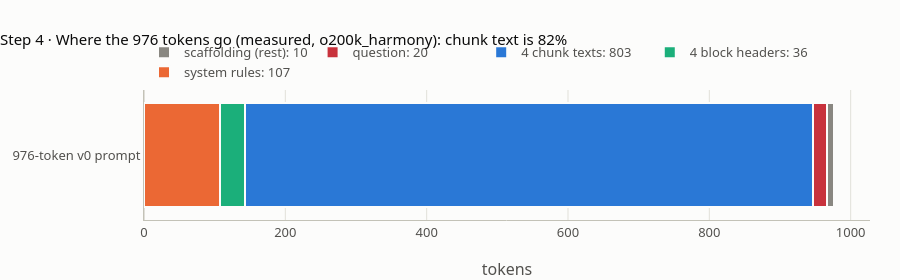
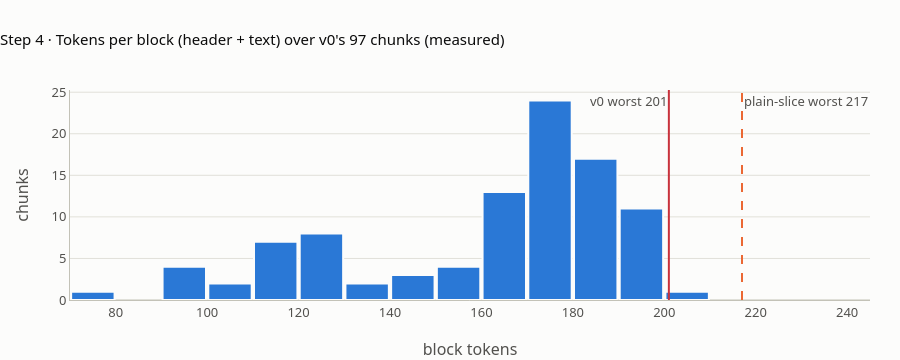

Write notebook code for charts like these, in order.
### Markdown cell above
## Step 4 · Where the tokens go

**What this rebuilds** (S2, S3, S4, S5, K2). P1's 976-token prompt (the first four 1,000/200 windows of the whole document) split into its parts, all *measured*. Then how the total grows: k = 8 instead of 4, and 2,000-character chunks instead of 1,000. Last, the block sizes over all chunks: S5's plain per-page slices and v0's 97 recursive chunks (K2). Notice: chunk text is about 82% of the prompt; the rules are 11%.

### Code cell
S, O = 1000, 200
win = [(a, min(a + S, len(full))) for a in range(0, len(full), S - O)]
starts = [sum(len(x) + 1 for x in pages[:i]) for i in range(len(pages))]
page_of = lambda off: max(i + 1 for i, s0 in enumerate(starts) if s0 <= off)
p1_chunks = [{"doc_id": "climate", "page": page_of(a), "text": full[a:b]} for a, b in win[:4]]
sysm, user = build_prompt(Q1, p1_chunks)
ctx = user[len("Sources:\n"):user.index("\n\nQuestion: ")]
TOTAL = n_tok(sysm) + n_tok(user)
check("Step 4: P1 S9 reproduced: system / question / sources / user / total (S2)",
      [n_tok(sysm), n_tok(Q1), n_tok(ctx), n_tok(user), TOTAL], [107, 20, 842, 869, 976])
hdrs = [f"[{i}] ({c['doc_id']}:{c['page']})" for i, c in enumerate(p1_chunks, 1)]
PARTS = {"system rules": n_tok(sysm), "4 block headers": sum(n_tok(h) for h in hdrs),
         "4 chunk texts": sum(n_tok(c["text"]) for c in p1_chunks), "question": n_tok(Q1)}
PARTS["scaffolding (rest)"] = TOTAL - sum(PARTS.values())
check("Step 4: anatomy 107 / 36 / 803 / 20 / 10 (S3)", list(PARTS.values()), [107, 36, 803, 20, 10])
check("Step 4: header tokens each (S3)", [n_tok(h) for h in hdrs], [9, 9, 9, 9])
check("Step 4: shares rules, chunk texts (%, S3)", [round(100 * PARTS["system rules"] / TOTAL, 1),
      round(100 * PARTS["4 chunk texts"] / TOTAL, 1)], [11.0, 82.3])
s8w, u8w = build_prompt(Q1, [{"doc_id": "climate", "page": page_of(a), "text": full[a:b]} for a, b in win[:8]])
check("Step 4: P1's prompt with the first eight windows (S2)", n_tok(s8w) + n_tok(u8w), 1799)

fig = go.Figure()
for (name, v), colour in zip(PARTS.items(), [ORANGE, AQUA, BLUE, RED, MUTED]):
    fig.add_bar(y=["976-token v0 prompt"], x=[v], name=f"{name}: {v}", orientation="h",
                marker=dict(color=colour, line=dict(width=2, color=SURFACE)), hovertemplate=f"{name}: %{{x}} tokens<extra></extra>")
fig.update_layout(title="Step 4 · Where the 976 tokens go (measured, o200k_harmony): chunk text is 82%", barmode="stack",
                  height=280, xaxis_title="tokens")
fig.show()

# CHUNKS4 grown: k = 8, then 2,000-character slices
SPEC_EXTRA = [(6, 1389, 2389), (24, 0, 1000), (2, 0, 1000), (8, 0, 1000)]
mk = lambda spec: [{"doc_id": "climate", "page": p, "text": pages[p - 1][a:b]} for p, a, b in spec]
s8, u8 = build_prompt(Q1, mk(SPEC4 + SPEC_EXTRA))
T8 = n_tok(s8) + n_tok(u8)
spec2k = []
for p, a, b in SPEC4:
    L = len(pages[p - 1]); a2 = max(0, min(a - 500, L - 2000)); spec2k.append((p, a2, a2 + 2000))
s2k, u2k = build_prompt(Q1, mk(spec2k))
T2K = n_tok(s2k) + n_tok(u2k)
check("Step 4: CHUNKS4 block tokens incl. header (S4)",
      [n_tok(f"[{i}] (climate:{c['page']})\n{c['text']}") for i, c in enumerate(CHUNKS4, 1)], [210, 204, 194, 214])
check("Step 4: k = 8 prompt tokens and ratio to 958 (S4)", [T8, round(T8 / T4, 2)], [1744, 1.82])
check("Step 4: 2,000-character slices: spans, tokens, ratio (S4)", [spec2k, T2K, round(T2K / T4, 2)],
      [[(3, 183, 2183), (10, 0, 2000), (23, 204, 2204), (1, 424, 2424)], 1695, 1.77])
check("Step 4: gold still inside the 2,000-character p.3 slice (S4)", gold in mk(spec2k)[0]["text"], True)
check("Step 4: lab Task 3 fingerprints k=8, 2000-char (S10)", [_fp(T8), _fp(T2K)], ["0c75ccaac2812081", "35ea9e03d5f2f465"])

# S5: block tokens over plain per-page windows
DIST = {}
for S_, O_ in ((1000, 200), (2000, 400)):
    toks = []
    for pno, t in enumerate(pages, 1):
        for a in range(0, len(t), S_ - O_):
            toks.append(n_tok(f"[1] (climate:{pno})\n{t[a:a + S_]}"))
            if a + S_ >= len(t):
                break
    DIST[S_] = toks
    print(f"plain slices {S_}/{O_}: {len(toks)} blocks, tokens min {min(toks)} median {st.median(toks)} "
          f"mean {st.mean(toks):.1f} max {max(toks)}")
d1, d2 = DIST[1000], DIST[2000]
check("Step 4: S5 1000/200 blocks: count, min, median, mean, max",
      [len(d1), min(d1), st.median(d1), round(st.mean(d1), 1), max(d1)], [97, 85, 178, 165.5, 217])
check("Step 4: S5 2000/400 blocks: count, mean, max", [len(d2), round(st.mean(d2), 1), max(d2)], [65, 241.7, 410])
check("Step 4: mean block 2000/400 vs 1000/200 (formula 241.7 / 165.5)", round(st.mean(d2) / st.mean(d1), 2), 1.46)

# K2: v0's 97 recursive chunks
BLK = [n_tok(f"[1] (climate:{c['page']})\n{c['text']}") for c in CH97]
check("Step 4: K2 v0 blocks: min, median, mean, max", [min(BLK), st.median(BLK), round(st.mean(BLK), 1), max(BLK)],
      [77, 171, 160.7, 201])
check("Step 4: K2 v0 chunk characters: min, mean, max", [min(len(c["text"]) for c in CH97),
      round(st.mean(len(c["text"]) for c in CH97)), max(len(c["text"]) for c in CH97)], [393, 858, 1000])
check("Step 4: a two-digit block number adds tokens (K2)", n_tok("[10] (climate:12)") - n_tok("[1] (climate:12)"), 0)

fig = go.Figure(go.Histogram(x=BLK, xbins=dict(start=70, end=210, size=10), marker=dict(color=BLUE, line=dict(width=2, color=SURFACE)),
                             hovertemplate="%{x} tokens: %{y} chunks<extra></extra>", name="v0 blocks"))
fig.add_vline(x=max(BLK), line=dict(color=RED), annotation_text=f"v0 worst {max(BLK)}", annotation_position="top left")
fig.add_vline(x=217, line=dict(color=ORANGE, dash="dash"), annotation_text="plain-slice worst 217", annotation_position="top right")
fig.update_layout(title="Step 4 · Tokens per block (header + text) over v0's 97 chunks (measured)", height=360,
                  xaxis_title="block tokens", yaxis_title="chunks", bargap=0.05)
fig.show()

### Figure 1 — Plotly figure (JSON) as saved in the notebook; plotly's stock layout.template omitted (floating-point values rounded to 4 significant figures)
{"data": [{"hovertemplate": "system rules: %{x} tokens<extra></extra>", "marker": {"color": "#eb6834", "line": {"color": "#fcfcfb", "width": 2}}, "name": "system rules: 107", "orientation": "h", "x": [107], "y": ["976-token v0 prompt"], "type": "bar"}, {"hovertemplate": "4 block headers: %{x} tokens<extra></extra>", "marker": {"color": "#1baf7a", "line": {"color": "#fcfcfb", "width": 2}}, "name": "4 block headers: 36", "orientation": "h", "x": [36], "y": ["976-token v0 prompt"], "type": "bar"}, {"hovertemplate": "4 chunk texts: %{x} tokens<extra></extra>", "marker": {"color": "#2a78d6", "line": {"color": "#fcfcfb", "width": 2}}, "name": "4 chunk texts: 803", "orientation": "h", "x": [803], "y": ["976-token v0 prompt"], "type": "bar"}, {"hovertemplate": "question: %{x} tokens<extra></extra>", "marker": {"color": "#c8323c", "line": {"color": "#fcfcfb", "width": 2}}, "name": "question: 20", "orientation": "h", "x": [20], "y": ["976-token v0 prompt"], "type": "bar"}, {"hovertemplate": "scaffolding (rest): %{x} tokens<extra></extra>", "marker": {"color": "#898781", "line": {"color": "#fcfcfb", "width": 2}}, "name": "scaffolding (rest): 10", "orientation": "h", "x": [10], "y": ["976-token v0 prompt"], "type": "bar"}], "layout": {"title": {"text": "Step 4 · Where the 976 tokens go (measured, o200k_harmony): chunk text is 82%"}, "barmode": "stack", "height": 280, "xaxis": {"title": {"text": "tokens"}}}}

### Figure 2 — Plotly figure (JSON) as saved in the notebook; plotly's stock layout.template omitted (floating-point values rounded to 4 significant figures)
{"data": [{"hovertemplate": "%{x} tokens: %{y} chunks<extra></extra>", "marker": {"color": "#2a78d6", "line": {"color": "#fcfcfb", "width": 2}}, "name": "v0 blocks", "x": [193, 198, 186, 186, 195, 199, 177, 197, 144, 193, 201, 149, 185, 182, 130, 179, 181, 152, 166, 180, 111, 190, 177, 129, 186, 176, 145, 196, 173, 92, 180, 166, 123, 171, 163, 119, 177, 180, 125, 192, 184, 108, 190, 176, 99, 168, 173, 94, 178, 169, 126, 166, 171, 77, 173, 180, 168, 173, 181, 115, 180, 164, 119, 171, 176, 129, 183, 188, 133, 199, 180, 108, 159, 176, 112, 173, 167, 150, 171, 164, 95, 168, 170, 119, 166, 175, 125, 174, 170, 129, 168, 170, 112, 178, 182, 151, 124], "xbins": {"end": 210, "size": 10, "start": 70}, "type": "histogram"}], "layout": {"shapes": [{"line": {"color": "#c8323c"}, "type": "line", "x0": 201, "x1": 201, "xref": "x", "y0": 0, "y1": 1, "yref": "y domain"}, {"line": {"color": "#eb6834", "dash": "dash"}, "type": "line", "x0": 217, "x1": 217, "xref": "x", "y0": 0, "y1": 1, "yref": "y domain"}], "annotations": [{"showarrow": false, "text": "v0 worst 201", "x": 201, "xanchor": "right", "xref": "x", "y": 1, "yanchor": "top", "yref": "y domain"}, {"showarrow": false, "text": "plain-slice worst 217", "x": 217, "xanchor": "left", "xref": "x", "y": 1, "yanchor": "top", "yref": "y domain"}], "title": {"text": "Step 4 · Tokens per block (header + text) over v0's 97 chunks (measured)"}, "height": 360, "xaxis": {"title": {"text": "block tokens"}}, "yaxis": {"title": {"text": "chunks"}}, "bargap": 0.05}}
